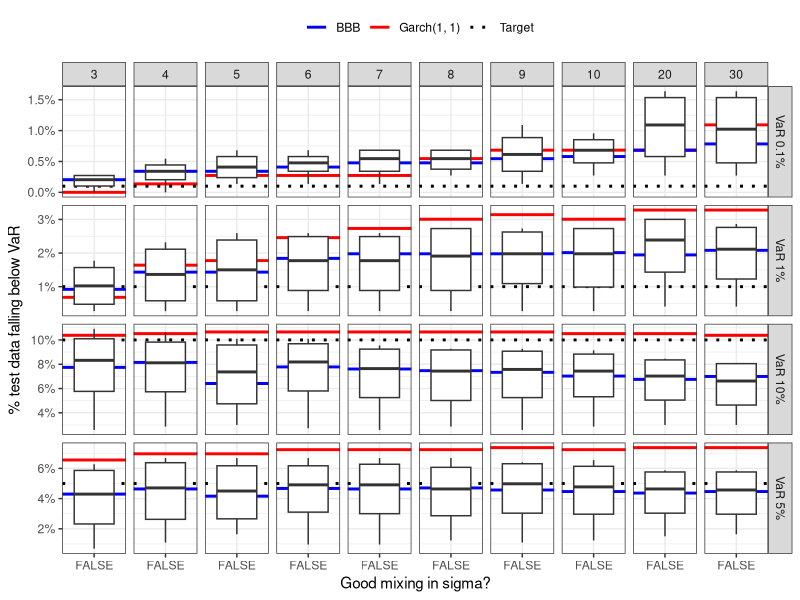
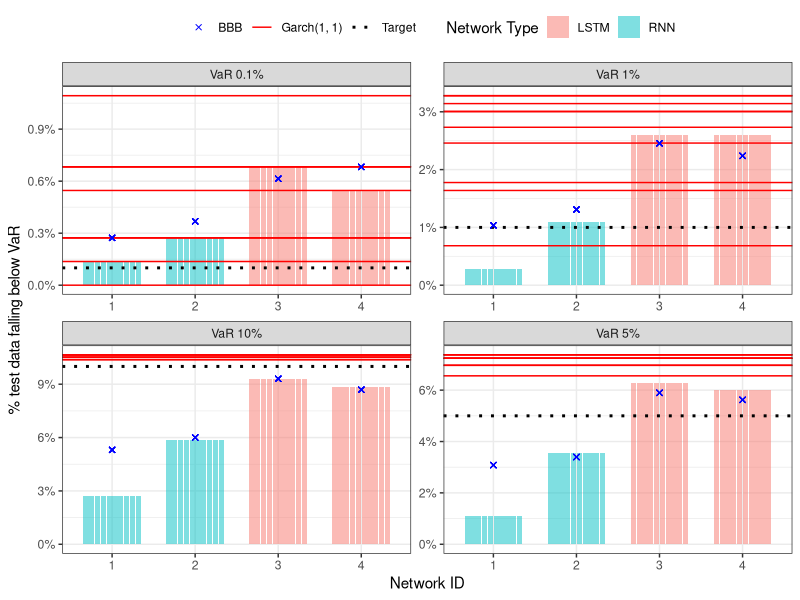
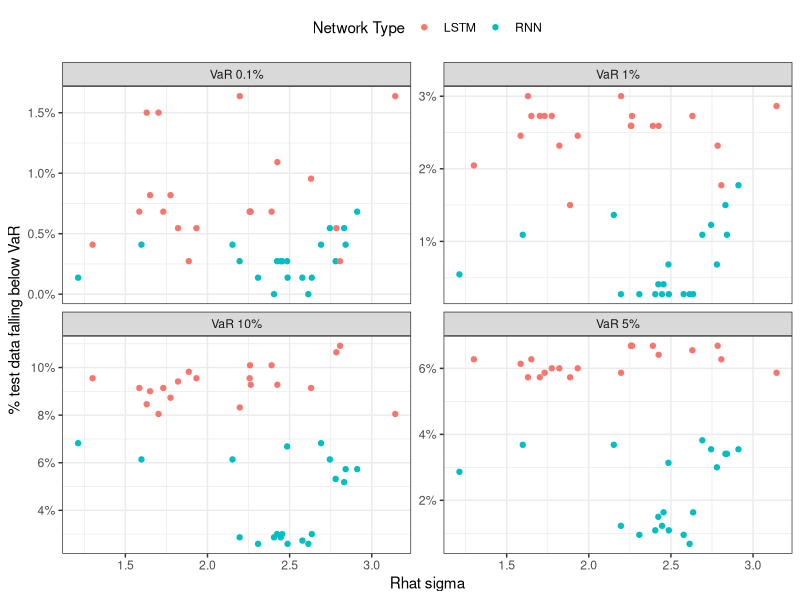
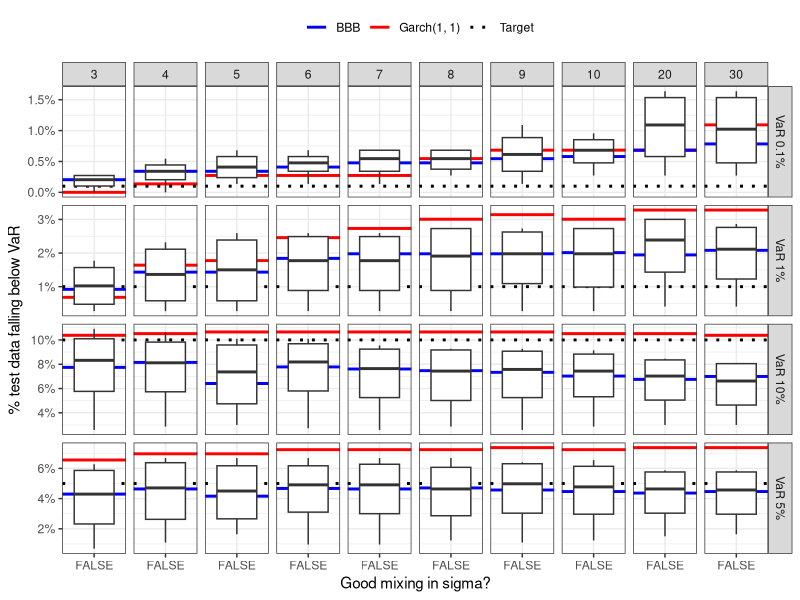
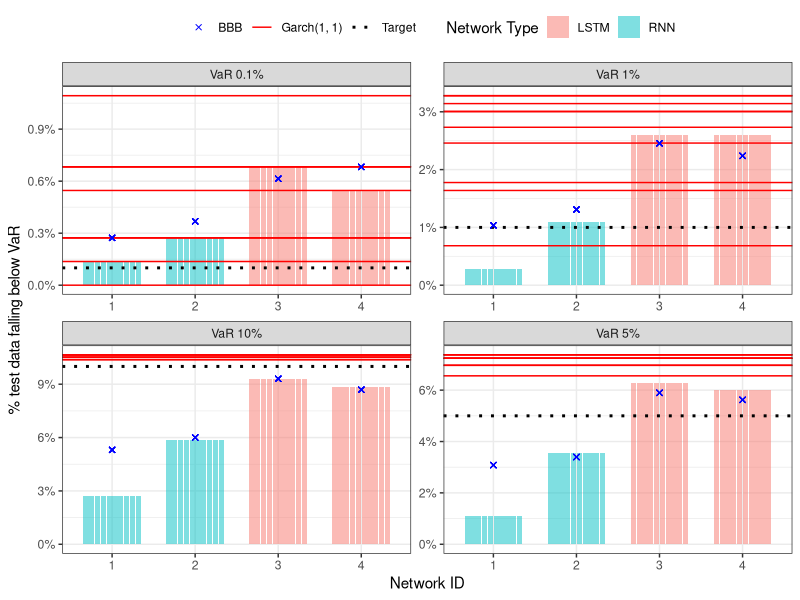
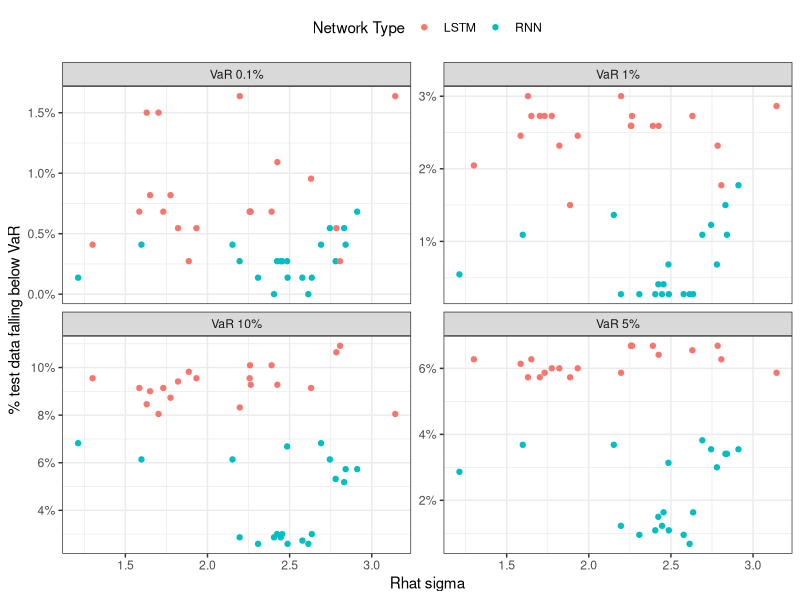

The R script that drew these images, in order:
library(tidyverse)

benchmark <- read_csv("../tdist-garch11-baseline-multiple.csv")
single_chain <- read_csv("../mcmc-single-chain-evaluation-multiple-all.csv")
same_network <- read_csv("../mcmc-same-network-evaluation-multiple-all.csv")
bbb <- read_csv("../bbb-multiple-asset-all.csv")

benchmark_long <- benchmark %>%
  pivot_longer(cols = -nu, 
               names_to = "measure", 
               values_to = "garch")

bbb_long <- bbb %>%
  pivot_longer(-c(network, nu), 
               names_to = "measure", 
               values_to = "bbb")

bbb_nu <- bbb_long %>%
  group_by(nu, measure) %>%
  summarise(bbb = mean(bbb), .groups = "drop")

bbb_network <- bbb_long %>%
  group_by(network, measure) %>%
  summarise(bbb = mean(bbb), .groups = "drop") %>%
  mutate(network = factor(network, levels = sort(unique(network))))

single_chain_comparison <- single_chain %>%
  select(-c(mape, config, network)) %>%
  mutate(well_mixing = rhat_sigma <= 1.01) %>%
  pivot_longer(-c(well_mixing, nu), 
               names_to = "measure", 
               values_to = "values") %>%
  filter(measure != "rhat_sigma") %>%
  left_join(benchmark_long, by = c("measure", "nu"))

same_network_evaluation <- same_network %>%
  pivot_longer(-network, 
               names_to = "measure", 
               values_to = "values") %>%
  left_join(benchmark_long, by = "measure") %>%
  filter(!measure %in% c("rhat_sigma", "rmse", "mape")) %>%
  mutate(network = factor(network, levels = sort(unique(network))))

var_translate = c(
  "VaR_0_1" = "VaR 0.1%", 
  "VaR_1_0" = "VaR 1%", 
  "VaR_5_0" = "VaR 5%", 
  "VaR_10_0" = "VaR 10%"
)

var_target = c(
  "VaR_0_1" = 0.001, 
  "VaR_1_0" = 0.01, 
  "VaR_5_0" = 0.05, 
  "VaR_10_0" = 0.1
)

p_single_chain <- single_chain_comparison %>%
  left_join(bbb_nu, by = c("nu", "measure")) %>%
  filter(measure != "rmse") %>%
  mutate(target = var_target[measure]) %>%
  mutate(measure = ifelse(measure %in% names(var_translate), 
                          var_translate[measure], 
                          measure)) %>%
  ggplot(aes(y = values, x = well_mixing)) + 
  geom_hline(aes(yintercept = garch, color = "Garch(1, 1)"), size = 1) + 
  geom_hline(aes(yintercept = target, color = "Target"), size = 1, linetype = "dotted") + 
  geom_hline(aes(yintercept = bbb, color = "BBB"), size = 1) +
  geom_boxplot() + 
  facet_grid(rows = vars(measure), cols = vars(nu), scales = "free") + 
  scale_color_manual(values = c("Garch(1, 1)" = "red", "Target" = "black", "BBB" = "blue")) + 
  scale_y_continuous(labels = scales::percent) + 
  guides(color = guide_legend(title = "")) + 
  xlab("Good mixing in sigma?") + ylab("% test data falling below VaR") + 
  theme_bw() + 
  theme(legend.position = "top")

p_single_chain
ggsave("./multiple-asset-single-chain-tgarch.pdf", 
       plot = p_single_chain, 
       device = "pdf")

single_chain_comparison %>%
  filter(measure == "rmse") %>%
  group_by(nu) %>%
  summarise(min = min(values), 
            max = max(values), 
            mean = mean(values)) %>%
  write_csv(., file = "./multiple-asset-nu-rmse-tgarch.csv")

p_same_network <- same_network_evaluation %>%
  left_join(bbb_network, by = c("network", "measure")) %>%
  mutate(target = var_target[measure]) %>%
  mutate(measure = var_translate[measure]) %>%
  mutate(kind = ifelse(as.numeric(network) <= 2, "RNN", "LSTM")) %>%
  ggplot(aes(x = network, y = values)) + 
  geom_col(aes(fill = kind),position = "dodge2", width = 0.7, alpha = 0.5) + 
  geom_hline(aes(yintercept = garch, color = "Garch(1, 1)", group = nu), size = 0.5) + 
  geom_hline(aes(yintercept = target, color = "Target"), size = 1, linetype = "dotted") + 
  geom_point(aes(y = bbb, color = "BBB"), shape = 4) +
  facet_wrap(vars(measure), scales = "free") + 
  scale_color_manual(values = c("Garch(1, 1)" = "red", "Target" = "black", "BBB" = "blue")) + 
  scale_y_continuous(labels = scales::percent) + 
  guides(color = guide_legend(title = ""), 
         fill = guide_legend(title = "Network Type")) + 
  xlab("Network ID") + ylab("% test data falling below VaR") +
  theme_bw() + 
  theme(legend.position = "top")

p_same_network
ggsave("./multiple-asset-same-network-tgarch.pdf", 
       plot = p_same_network, 
       device = "pdf")


p_mixing_performance <- single_chain %>%
  mutate(kind = ifelse(network <= 2, "RNN", "LSTM")) %>%
  select(rhat_sigma, starts_with("VaR"), kind) %>%
  pivot_longer(-c(rhat_sigma, kind), 
               names_to = "measure", 
               values_to = "values") %>%
  mutate(target = var_target[measure], 
         measure = var_translate[measure]) %>%
  ggplot(aes(x = rhat_sigma, y = values)) + 
  geom_point(aes(color = kind)) + 
  facet_wrap(vars(measure), scales = "free_y") +
  scale_y_continuous(labels = scales::percent) + 
  xlab("Rhat sigma") + ylab("% test data falling below VaR") +
  guides(color = guide_legend(title = "Network Type")) +
  theme_bw() + 
  theme(legend.position = "top")

p_mixing_performance
ggsave("./multiple-asset-mixing-performance.pdf", 
       plot = p_mixing_performance, 
       device = "pdf")
